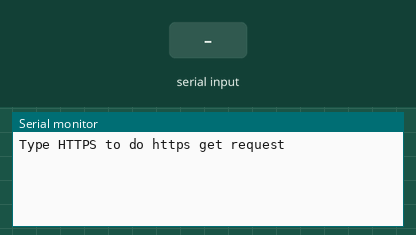
Simulated run of this sketch. Board: ESP32. Shown: the last lines printed to the serial monitor. The inputs (shaded band) are chosen by the test bench. The modem accepts every AT command (registered, SIM ready, sends succeed) and sends nothing else.

Above: at 6.2 s.
6.3 s: "OK\n" received over Serial
At 7.5 s:
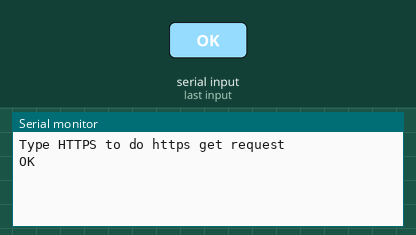
7.8 s: "HTTPS\n" received over Serial
At 16.4 s:
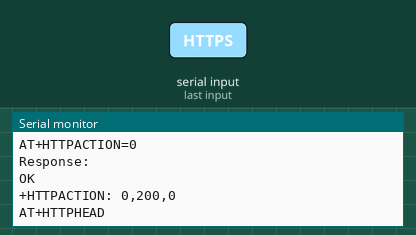

The sketch:

SIMCOM_A7670C_HTTPS.ino
```cpp
/*
---------------------------------- \\ sparkworks.id // ----------------------------------
Description:
  This file contains a sketch about the demo of using the SIMCOM A7670C
  4G LTE module to perform the HTTPS Get request process with NO AUTHENTICATION.
  The A7670C 4G LTE module is connected to the ESP32 via UART2/SERIAL2 (GPIO16, GPIO17).

Instructions:
  1. Before uploading the sketch, you can change the APN according to the APN of
  your cellular provider.
  2. Upload the sketch to the ESP32 to run the HTTPS GET Request process with NO
  AUTHENTICATION to the demo server.
  3. After the sketch has been successfully uploaded to the ESP32, then open the
  serial monitor. Type "HTTPS" then press enter to perform the HTTPS Get Request process.

**You can change the server host, port, and requestTarget data according to the server
address you have.

---------------------------------- \\ sparkworks.id // ----------------------------------

*/

String APN  = "internet";                                 // replace with your APN
String HOST = "sparkworks.id";                            // replace with your server address
String requestTarget = "/playground/check";               // request target for url, so the full url is https://sparkworks.id/playground/check

String URL = "https://" + HOST + requestTarget;

bool HTTPSGET = false;

String sendData(String command, const int timeout) {
  String response = "";

  Serial2.println(command);

  long int time = millis();
  while ((time + timeout) > millis()) {
    if (Serial2.available()) {
      response = Serial2.readString();
    }
  }

  Serial.print(response);
  return response;
}

String sendDataWaitResponse(String command, String waitString, const int timeout, bool ln) {
  String response = "";
  bool timeoutReach = true;

  if (ln) {
    Serial.println();
    Serial.println(command);
    Serial2.println(command);
  } else {
    Serial.println();
    Serial.print(command);
    Serial2.print(command);
  }

  long int time = millis();
  while ((time + timeout) > millis()) {

    if (Serial2.available()) {
      response = Serial2.readString();
      if (response.indexOf(waitString) >= 0) {
        if (!ln) {
          Serial.println();
        }
        Serial.println("Response: ");
        Serial.println(response);
        timeoutReach = false;
        break;
      }
    }
  }

  if(timeoutReach){
    Serial.println("Request Timeout");
  }
  return response;
}

bool moduleStateCheck() {
  bool moduleState = false;

  for (int i = 0; i < 15; i++) {
    String msg = String("");
    msg = sendData("AT", 1000);
    if (msg.indexOf("OK") >= 0) {
      Serial.println("LTE Module had turned on and ready.");
      moduleState = true;
      break;
    }
    delay(1000);
  }
  return moduleState;
}


void setup() {
  // Enable Serial Connection to print status via serial monitor
  Serial.begin(9600);

  // Set serial2 as connection from esp to LTE module
  Serial2.begin(115200);

  delay(5000);
  Serial.println("Type HTTPS to do https get request");

}

void loop() {
  if(Serial.available()){
    String recv = Serial.readStringUntil('\n');
    Serial.println(recv);
    if(recv.indexOf("HTTPS")>=0){
      HTTPSGET = true;
    }
  }

  while(HTTPSGET){
    // Check if LTE Module is connected to ESP32 properly
    moduleStateCheck();

    // Enable Server Name Indication
    sendDataWaitResponse("AT+CSSLCFG=\"enableSNI\", 0, 1", "OK", 5000, true);

    // Attach PDP
    sendDataWaitResponse("AT+CGATT=1", "OK", 5000, true);

    // Configure APN
    sendDataWaitResponse("AT+CGDCONT=1,\"IP\",\"" + APN + "\"", "OK", 5000, true);

    // Activate PDP Context
    sendDataWaitResponse("AT+CGACT=1,1", "OK", 15000, true);

    // Start HTTPS service
    sendDataWaitResponse("AT+HTTPINIT", "OK", 15000, true);

    // Set the URL which will be accessed, for HTTPS, the request URL begins with "https://"
    sendDataWaitResponse("AT+HTTPPARA=\"URL\",\"" + URL + "\"", "OK", 5000, true);

    // Send HTTPS GET request
    sendDataWaitResponse("AT+HTTPACTION=0", "+HTTPACTION:", 15000, true);

    // Read HTTPS response header
    sendDataWaitResponse("AT+HTTPHEAD", "+HTTPHEAD:", 15000, true);

    // Read the response information of HTTPS server, the length to read is 500 bytes
    sendDataWaitResponse("AT+HTTPREAD=0,500", "+HTTPREAD:", 15000, true);

    // Stop HTTPS Service
    sendDataWaitResponse("AT+HTTPTERM", "OK", 5000, true);

    HTTPSGET = false;
  }

}
```

Measured:
- after the input at 6.3 s, the serial monitor: prints a new line at once (image 1)
- after the input at 7.8 s, the serial monitor: prints a new line at once (image 2)
